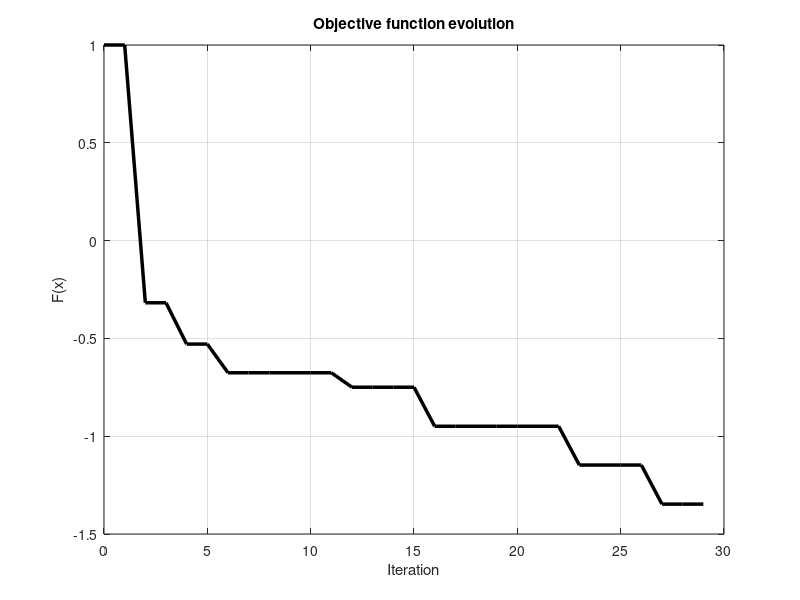

Write the MATLAB code that produced this figure.
% hill climbing algorithm
clc; clear; close all;
k = 1; k_max = 30;


%%%%%%%%%%%%%%%%%%%%%%%%%%% entry of parameters %%%%%%%%%%%%%%%%%%%%%%%%%%%
% initial solution, number of neighbors solutions and their distance bound
x    = 1;
L    = 4;   
b    = 0.5;

% objective function
F = @(x) x.*sin( 10*pi.*x ) +1;


%%%%%%%%%%%%%%%%%%%%%%%%%%% hill climbing %%%%%%%%%%%%%%%%%%%%%%%%%%%%%%%%%
f(k) = F(x);                              % evaluate objective function for x_0
fprintf('k = %-2d: x = %.3f | F(x) = %.3f\n', k, x, f(k));

while( k<k_max )
    k = k+1;

    for aux  = 1:L
        x_j  = x +b*(1*rand(1,1) -0.5);   % random neighbor solution x_j

        if( F(x_j) < F(x) )
            x = x_j;                      % accepted solution
            fprintf('neighb: x = %.3f | F(x) = %.3f | new min\n', x, F(x));
        end
    end

    f(k) = F(x);        % evaluate objective function
    fprintf('k = %-2d: x = %.3f | F(x) = %.3f\n', k, x, f(k));    % show progress
end

plot(0:k-1, f, 'LineWidth',2.5, 'color','k'); grid on;
title('Objective function evolution'); xlabel('Iteration'); ylabel('F(x)');